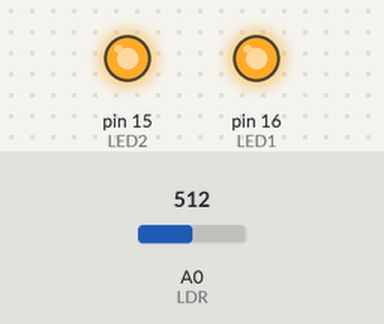
The sketch below on a simulated Arduino Uno, built with avr-gcc and run on an emulated ATmega328P. On the bench: output pins drawn as LEDs (lit = HIGH). The inputs (shaded band) are chosen by the test bench; at power-on: A0 (LDR) = 512. What the sketch prints to the serial monitor is not drawn.

Above: at 0.1 s.
Timing chart, 0 to 1.6 s (numbered marks = the images above):
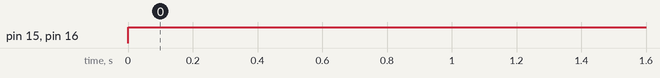

Measured:
- by itself, pin 15 (LED2), pin 16 (LED1): LOW → HIGH at 0.00 s

The sketch:

LDR.ino
```cpp
int LED1=16;
int LED2=15;
int LDR=A0;

void setup() {
  pinMode(LED1, OUTPUT);
  pinMode(LED2,OUTPUT);
  pinMode(LDR, INPUT);
  Serial.begin(9600);
}

void loop() {
  int value=analogRead(LDR);

  Serial.println(value);
  if(value==1024)
  {
    digitalWrite(LED1,LOW);
    digitalWrite(LED2,LOW);
  }
  else
  {
    digitalWrite(LED1, HIGH);
    digitalWrite(LED2,HIGH);
  }
}
```
